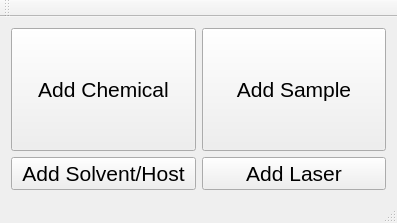
<?xml version="1.0" encoding="UTF-8"?>
<ui version="4.0">
 <class>MainWindow</class>
 <widget class="QMainWindow" name="MainWindow">
  <property name="geometry">
   <rect>
    <x>0</x>
    <y>0</y>
    <width>397</width>
    <height>223</height>
   </rect>
  </property>
  <property name="windowTitle">
   <string>Database Input</string>
  </property>
  <widget class="QWidget" name="centralWidget">
   <layout class="QGridLayout" name="gridLayout">
    <item row="1" column="0">
     <widget class="QPushButton" name="pushButton_addChemical">
      <property name="sizePolicy">
       <sizepolicy hsizetype="Minimum" vsizetype="Minimum">
        <horstretch>0</horstretch>
        <verstretch>0</verstretch>
       </sizepolicy>
      </property>
      <property name="font">
       <font>
        <pointsize>16</pointsize>
       </font>
      </property>
      <property name="text">
       <string>Add Chemical</string>
      </property>
     </widget>
    </item>
    <item row="1" column="1">
     <widget class="QPushButton" name="pushButton_addSample">
      <property name="sizePolicy">
       <sizepolicy hsizetype="Minimum" vsizetype="Minimum">
        <horstretch>0</horstretch>
        <verstretch>0</verstretch>
       </sizepolicy>
      </property>
      <property name="font">
       <font>
        <pointsize>16</pointsize>
       </font>
      </property>
      <property name="text">
       <string>Add Sample</string>
      </property>
     </widget>
    </item>
    <item row="2" column="0">
     <widget class="QPushButton" name="pushButton_addSolvent">
      <property name="font">
       <font>
        <pointsize>16</pointsize>
       </font>
      </property>
      <property name="text">
       <string>Add Solvent/Host</string>
      </property>
     </widget>
    </item>
    <item row="2" column="1">
     <widget class="QPushButton" name="pushButton_addLaser">
      <property name="font">
       <font>
        <pointsize>16</pointsize>
       </font>
      </property>
      <property name="text">
       <string>Add Laser</string>
      </property>
     </widget>
    </item>
   </layout>
  </widget>
  <widget class="QMenuBar" name="menuBar">
   <property name="geometry">
    <rect>
     <x>0</x>
     <y>0</y>
     <width>397</width>
     <height>21</height>
    </rect>
   </property>
  </widget>
  <widget class="QToolBar" name="mainToolBar">
   <attribute name="toolBarArea">
    <enum>TopToolBarArea</enum>
   </attribute>
   <attribute name="toolBarBreak">
    <bool>false</bool>
   </attribute>
  </widget>
  <widget class="QStatusBar" name="statusBar"/>
 </widget>
 <layoutdefault spacing="6" margin="11"/>
 <resources/>
 <connections/>
</ui>
